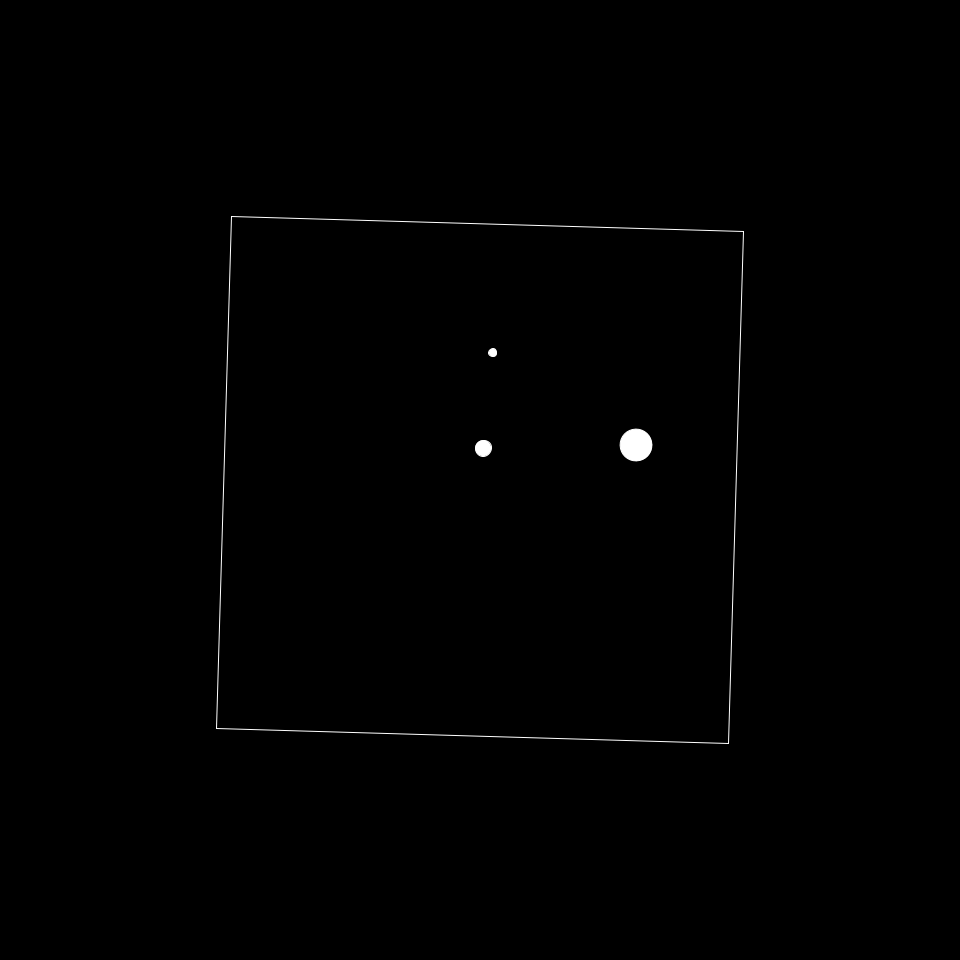
Frame 1 (no input)
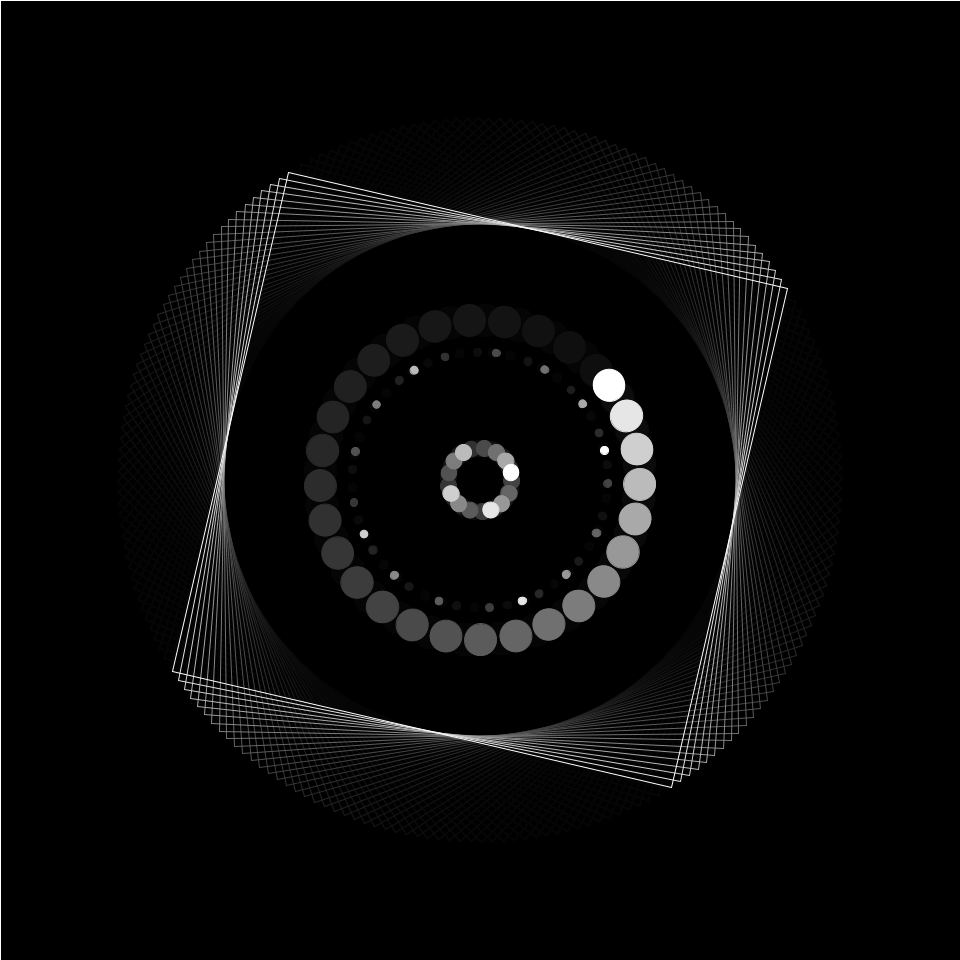
Frame 60 (the mouse pressed at the canvas centre just before this capture)
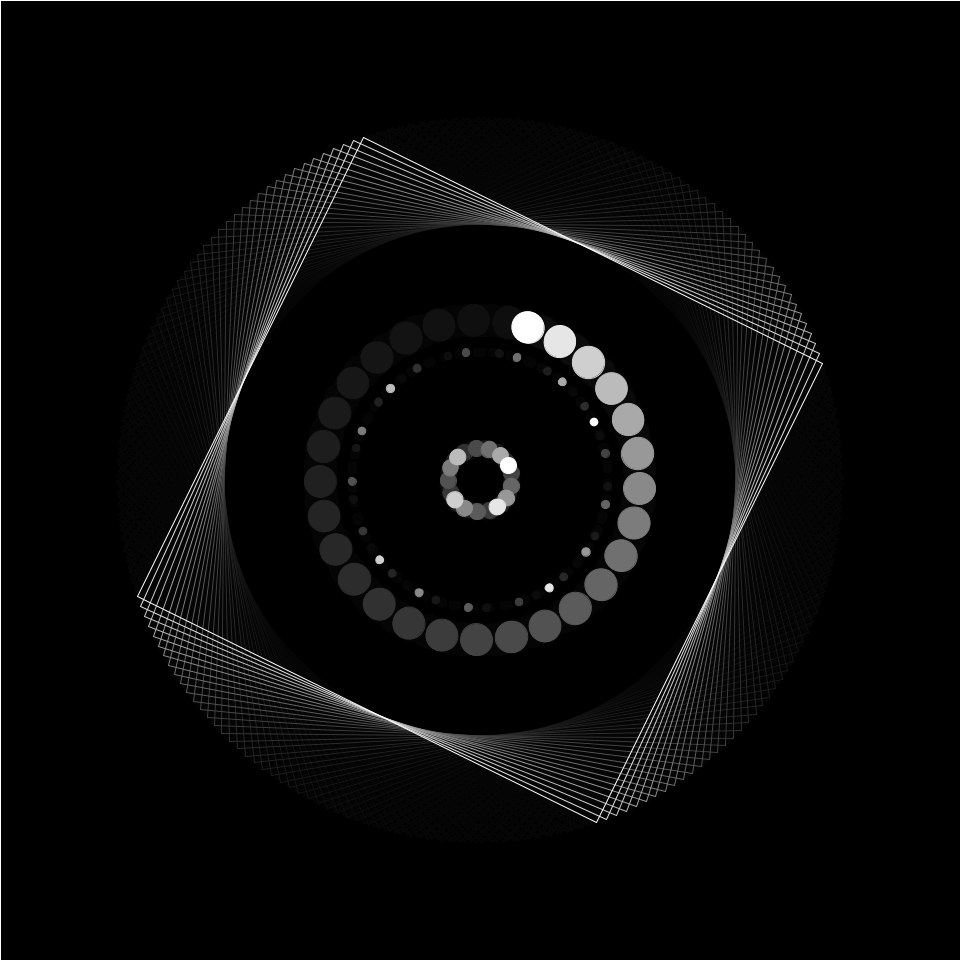
Frame 120 (the mouse held since frame 60 and released just before this capture)

The Processing sketch that drew these frames (run headless with seeded random() and noise(); from frame 60 on, the mouse is pressed at the canvas centre):

// Processing sketch: assignment3_gif
// ── assignment3_gif.pde
PVector circleA, circleB, circleC;

PVector lerpMotion; 

float interpolation = 0.0;

void setup(){
  size(960, 960);
  background(0);
  noStroke();
  
  rectMode(CENTER);
  circleA = new PVector(128, 0);
  circleB = new PVector(32, 0);
  circleC = new PVector(160, 0);
  
  lerpMotion = new PVector(64, 64);
}

void draw(){
  //drawing the workspace
  fill(0, 25);
  
  int ballSize1 = 8;
  int ballSize2 = 16;
  int ballSize3 = 32;
  
  rect(width/2, height/2, width, height);
  
  //assigning animation speed variables
  float animationSpeed1 = frameCount * -1.50;
  float animationSpeed2 = frameCount * -0.25;

  fill(255);
  translate(width/2, height/2);

  noFill();
  stroke(255);
  rotate(frameCount * 0.03);
  rect(0, 0, 512, 512);
  
  fill(255);
  //making the circles rotate
  rotate(animationSpeed1);
  circle(circleA.x, circleA.y, ballSize1);
  circle(circleB.x, circleB.y, ballSize2);
  rotate(-animationSpeed1);
  rotate(animationSpeed2);
  circle(circleC.x, circleC.y, ballSize3);
  
}
